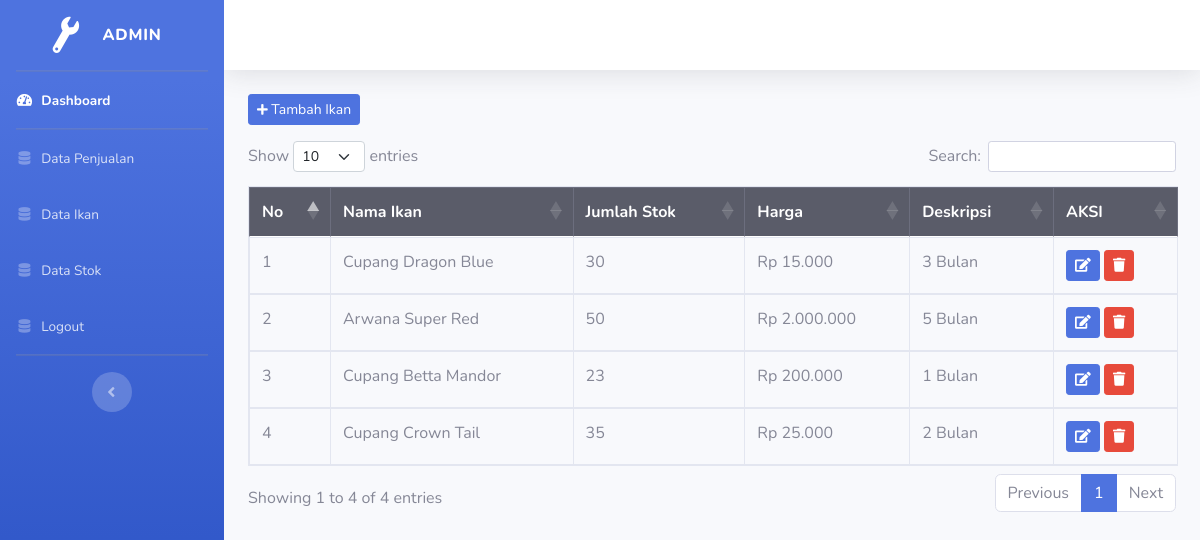
The app's page /index.php/admin/data_katalog with its own data.
### tables this page shows
CREATE TABLE `ikan` (
  `id` int(11) NOT NULL,
  `id_jenis` int(60) NOT NULL,
  `nama_ikan` varchar(50) NOT NULL,
  `deskripsi` varchar(60) NOT NULL,
  `harga` int(11) NOT NULL
);

### application/controllers/admin/Data_katalog.php (called while the page is built, shortened)
<?php
class data_katalog extends CI_Controller{
    public function __construct()
    {
        $this->load->model('model_katalog');
    }
    public function index()
    {
        $data['ikan'] = $this->model_katalog->tampil_data_katalog()->result();
        $this->load->view('admin/data_katalog', $data);
    }
}

### index.php (called while the page is built, shortened)
<?php
require_once BASEPATH.'core/CodeIgniter.php';

### application/models/Model_katalog.php (called while the page is built, shortened)
<?php
class Model_katalog extends CI_Model{
    public function tampil_data_katalog(){
        $this->db->select('ikan.id,ikan.harga,jenis.nama_jenis,ikan.nama_ikan,ikan.deskripsi,SUM(stok.status) AS stok');
        $this->db->from('ikan');
        $this->db->join('stok', 'ikan.id = stok.id_ikan', 'left');
        $this->db->join('jenis', 'jenis.id = ikan.id_jenis', 'left');
        $this->db->group_by('stok.id_ikan');
        return $this->db->get();
    }
}

### application/views/admin/data_katalog.php (the view, shortened to what this page needs)
<div class="container-fluid">
    <button class="btn btn-sm btn-primary mb-3" data-toggle="modal" data-target="#tambah_barang"><i class="fas fa-plus fa-sm"></i> Tambah Ikan</button>
    <table id="tables" class="table table-bordered">
    <thead class="thead-dark">
        <tr>
        <th>No</th>
        <th>Nama Ikan</th>
        <th>Jumlah Stok</th>
        <th>Harga</th>
        <th>Deskripsi</th>
        <th>AKSI</th>
        </tr>
    </thead>
        <?php
        $no=1;
        foreach($ikan as $katalog) : ?>
            <tr>
                <td class="no"><?php echo $no++ ?></td>
                <td class="nama_ikan"><?php echo $katalog->nama_ikan ?></td>
                <td class="stok"><?php echo $katalog->stok ?></td>
                <td>Rp <?php echo number_format($katalog->harga,0,',','.'); ?></td>
                <td class="deskripsi"><?php echo $katalog->deskripsi ?></td>
                <td><button type="button" class="btn btn-primary btn-sm" data-toggle="modal" data-target="#edit_ikan"><i class="fas fa-edit"></i></button>
                <button type="button" class="btn btn-danger btn-sm" data-toggle="modal" data-target="#hapus_ikan"><i class="fas fa-trash"></i></button></td>
            </tr>
        <?php endforeach; ?>
    </table>
</div>

### records on screen
ikan: nama_ikan "Cupang Dragon Blue", stok "30", harga "15.000", deskripsi "3 Bulan"
ikan: nama_ikan "Arwana Super Red", stok "50", harga "2.000.000", deskripsi "5 Bulan"
ikan: nama_ikan "Cupang Betta Mandor", stok "23", harga "200.000", deskripsi "1 Bulan"
ikan: nama_ikan "Cupang Crown Tail", stok "35", harga "25.000", deskripsi "2 Bulan"
